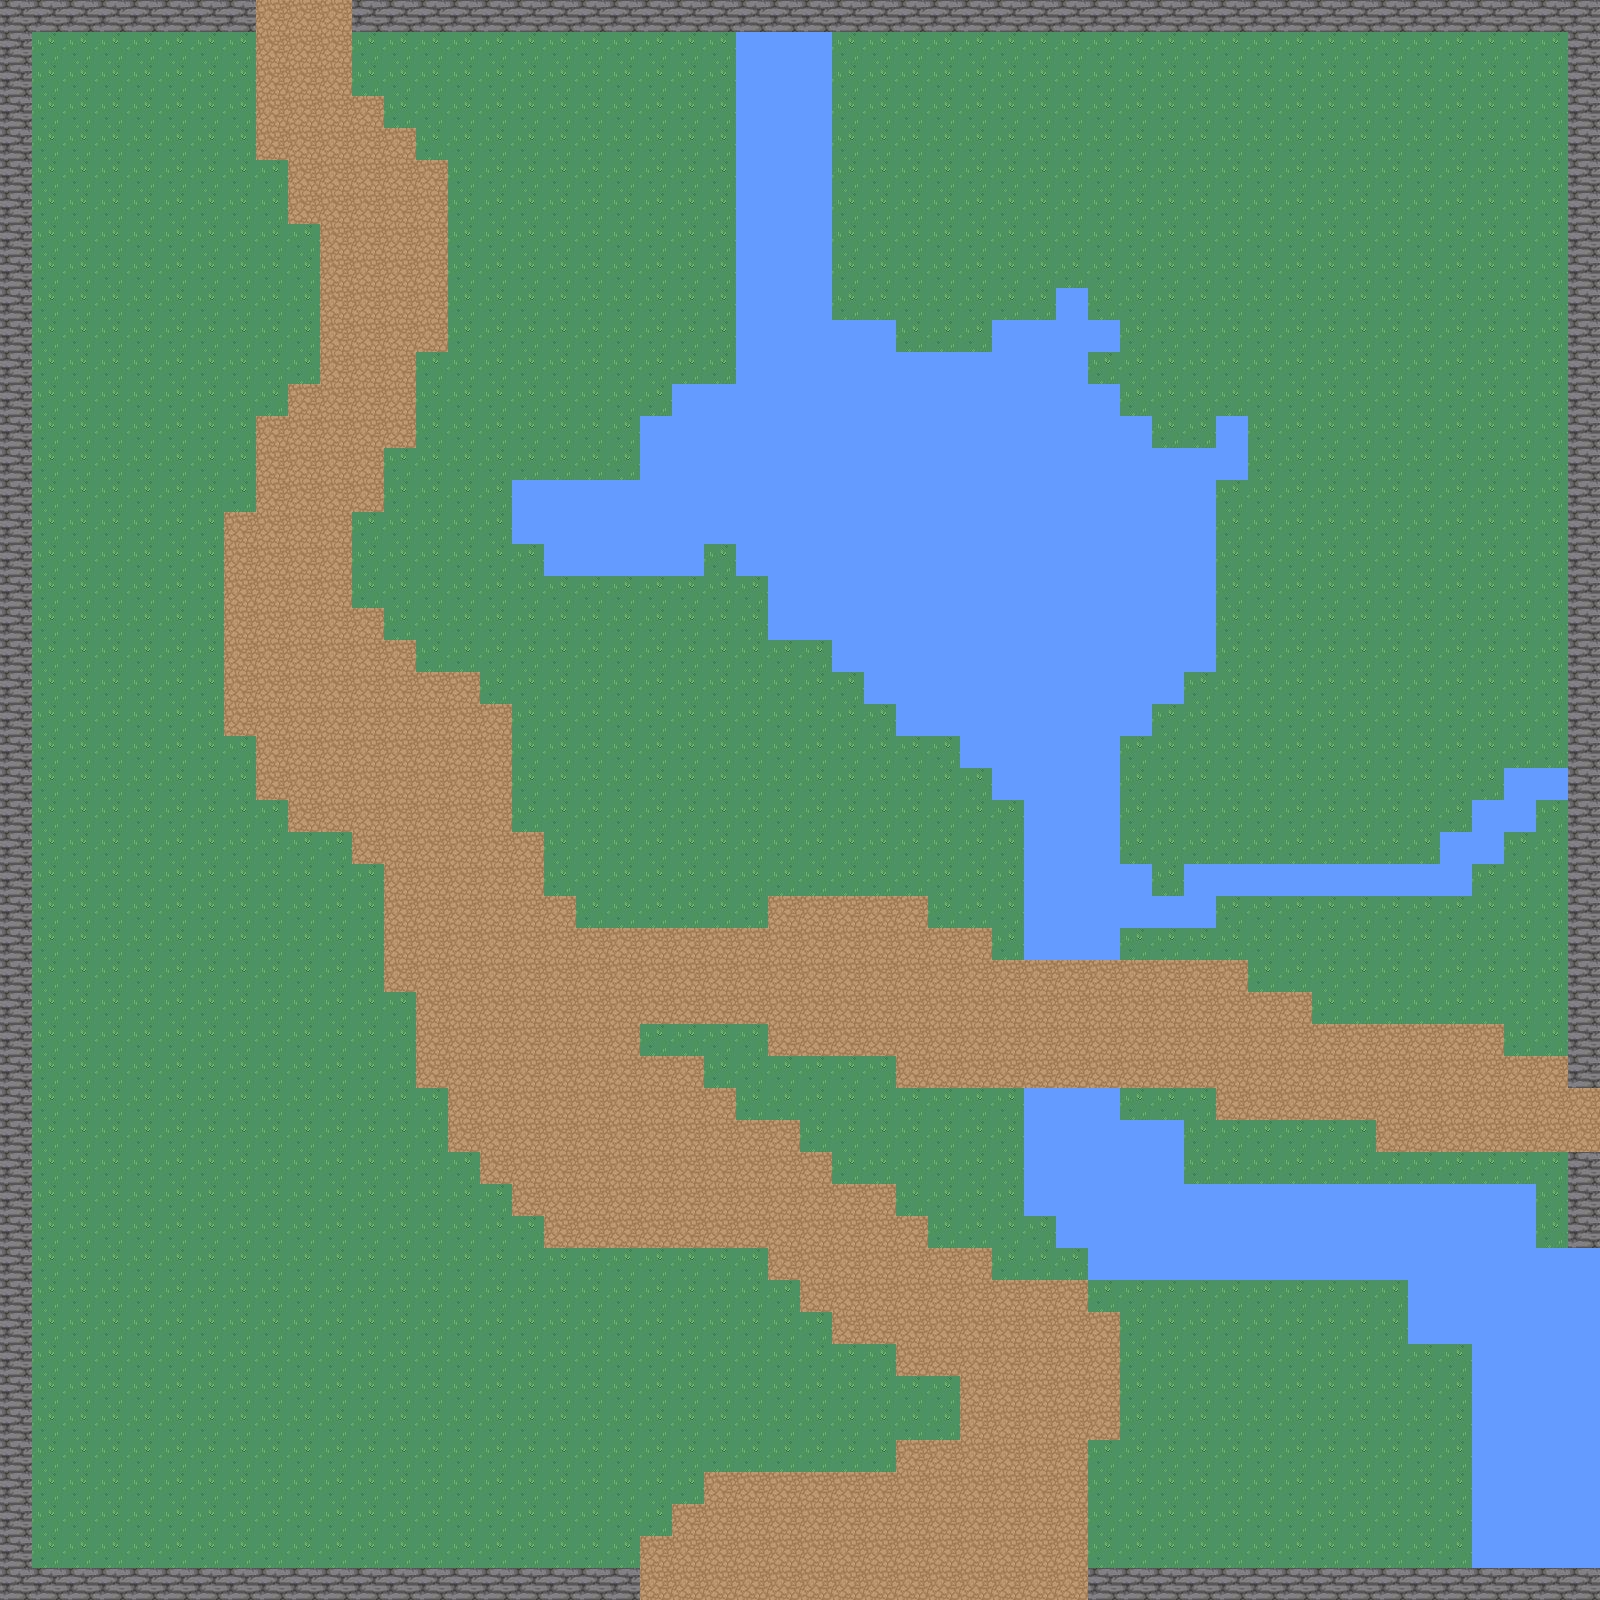

Tiled map render using the project's own tile images. Description and the map definition, with tile-layer contents summarised, below:
An orthogonal 50x50 tile map with 32x32 px tiles, 4 tile layers (bg, wall, water, road) and 5 objects (4x collision, player).

<map version="1.9" tiledversion="1.9.2" orientation="orthogonal" renderorder="right-down" width="50" height="50" tilewidth="32" tileheight="32" infinite="0" nextlayerid="7" nextobjectid="38">
 <tileset firstgid="1" source="test.tsx" />
 <layer id="1" name="bg" width="50" height="50">
  <data>[2500 cells, 2500 non-empty, 1 distinct tile ids]</data>
 </layer>
 <layer id="2" name="wall" width="50" height="50">
  <data>[2500 cells, 196 non-empty, 1 distinct tile ids]</data>
 </layer>
 <layer id="3" name="water" width="50" height="50">
  <data>[2500 cells, 375 non-empty, 1 distinct tile ids]</data>
 </layer>
 <layer id="4" name="road" width="50" height="50">
  <data>[2500 cells, 458 non-empty, 1 distinct tile ids]</data>
 </layer>
 <objectgroup id="5" name="Object">
  <object id="28" name="player" x="489" y="885">
   <point />
  </object>
  <object id="31" class="collision" x="1568.18" y="0.363636" width="31.6364" height="1599.64" />
  <object id="33" class="collision" x="0" y="1568.5" width="1600" height="31.5" />
  <object id="35" class="collision" x="0.25" y="-0.0909091" width="31.5682" height="1599.84" visible="0" />
  <object id="36" class="collision" x="0.0909091" y="0.0909091" width="1599.64" height="31.9091" />
 </objectgroup>
</map>
